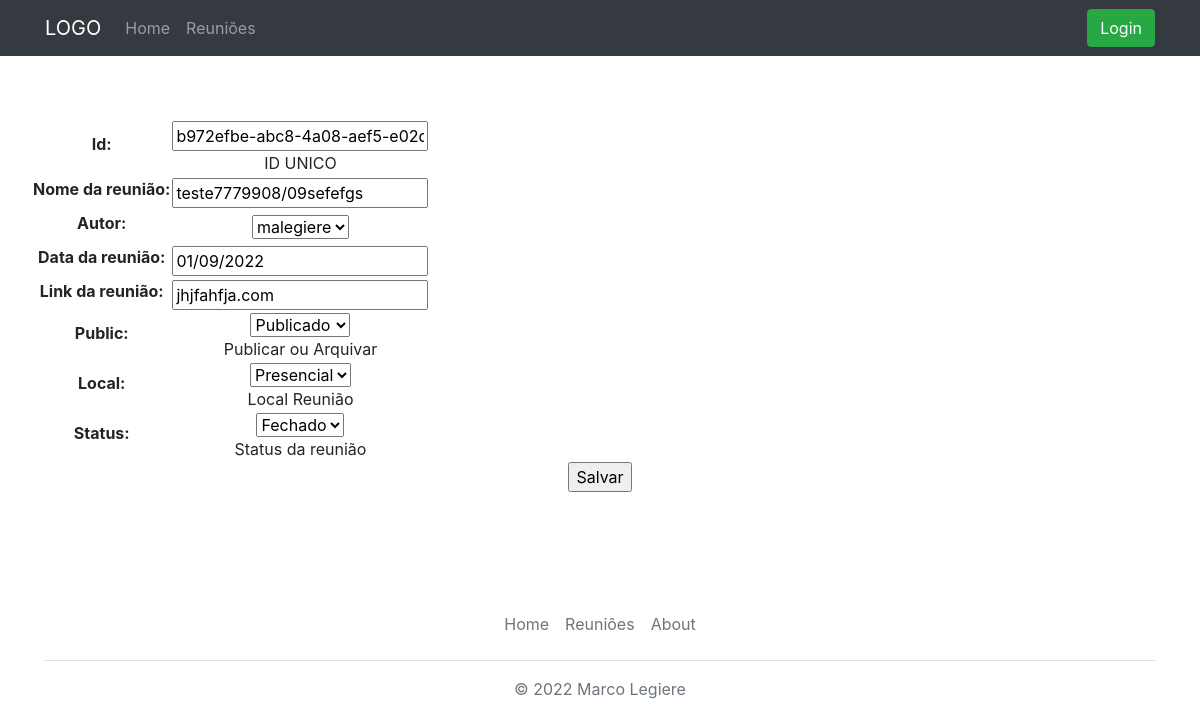
/mymeetings/b972efbeabc84a08aef5e02d861e6dc3/update/, run on an earlier commit of the app's database.
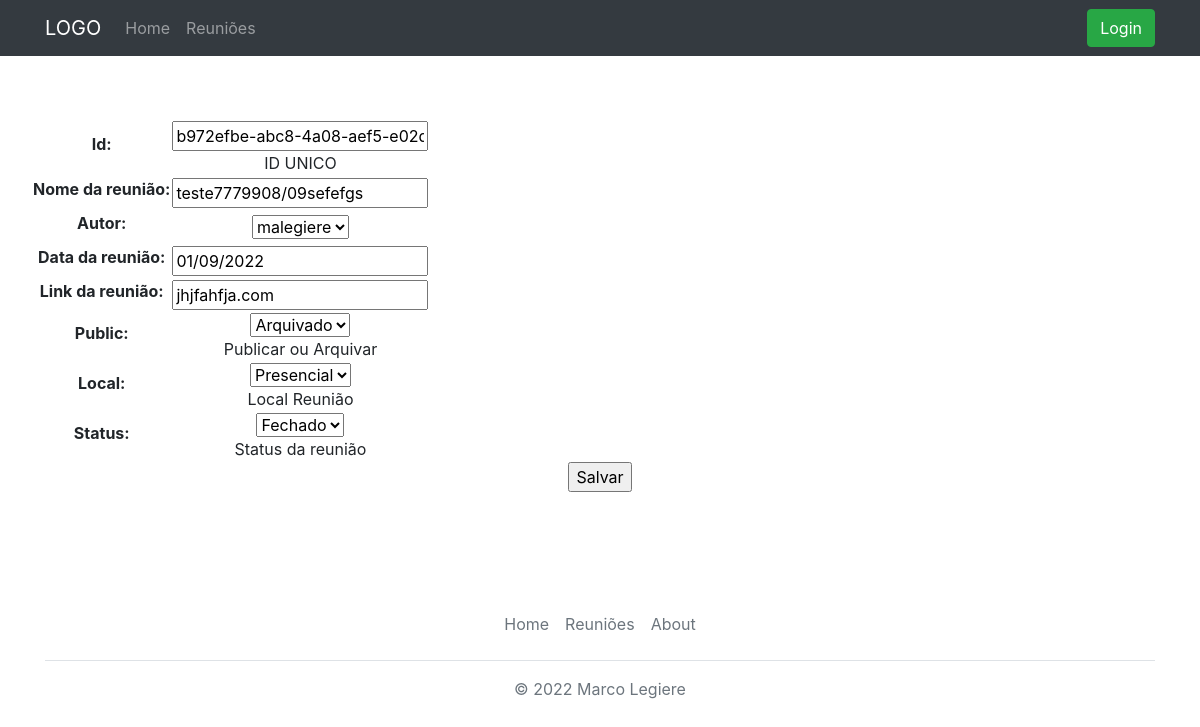
And on a later commit of the database.
### polls/models.py (models this page shows, shortened)
class Meeting(models.Model):
    id = models.UUIDField(primary_key=True, default=uuid.uuid4, help_text='ID UNICO')
    name_meeting = models.CharField(max_length=120, verbose_name='Nome da reunião')
    author = models.ForeignKey(User, on_delete=models.SET_NULL, null=True, blank=False, verbose_name='Autor')
    date_meeting = models.DateField(verbose_name='Data da reunião')
    link = models.CharField(max_length=400, blank=True, verbose_name='Link da reunião')
    MEETING_PUBLIC = (
        ('p', 'Publicado'),
        ('a', 'Arquivado')
    )
    public = models.CharField(
        max_length=1,
        choices=MEETING_PUBLIC,
        blank=False,
        default='p',
        help_text='Publicar ou Arquivar',
    )
    MEETING_LOCAL = (
        ('p', 'Presencial'),
        ('o', 'Online')
    )
    local = models.CharField(
        max_length=1,
        choices=MEETING_LOCAL,
        blank=False,
        default='p',
        help_text='Local Reunião',
    )
    MEETING_STATUS = (
        ('p', 'Público'),
        ('f', 'Fechado')
    )
    status = models.CharField(
        max_length=1,
        choices=MEETING_STATUS,
        blank=False,
        default='f',
        help_text='Status da reunião',
    )

### polls/views.py (the view)
# urls.py: path('mymeetings/<str:pk>/update/', views.MeetingUpdate.as_view(), name='mymeeting_update'),
class MeetingUpdate(UpdateView):
    model = Meeting
    fields = '__all__' # Not recommended (potential security issue if more fields added)
    success_url = reverse_lazy('my-meetings')

### polls/templates/polls/meeting_form.html (shortened to what this page needs)
{% extends "base.html" %}
{% block content %}
  <form action="" method="post">
    <table>
    {{ form.as_table }}
    </table>
    <input type="submit" value="Salvar">
  </form>
{% endblock %}

### polls/templates/base.html (shortened to what this page needs)
<!DOCTYPE html>
  {% load static %}
<html lang="pt-br">
<head>
    <link rel="stylesheet" href="{% static 'css/bootstrap.min.css' %}">
    <link rel="stylesheet" href="{% static 'fa/css/all.min.css' %}">
</head>
<body>
    {% block navbar %}
    <nav class="navbar navbar-expand-lg navbar-dark bg-dark">
        <div class="container">
            <a class="navbar-brand" href="{% url 'index' %}">LOGO</a>
            <div class="collapse navbar-collapse" id="navbarSupportedContent">
                <ul class="navbar-nav mr-auto">
                    <li class="nav-item">
                        <a class="nav-link" aria-pressed="true" href="{% url 'index' %}">Home<span class="sr-only">(current)</span></a>
                    </li>
                    <li class="nav-item">
                        <a class="nav-link" aria-pressed="true" href="{% url 'meeting' %}">Reuniões<span class="sr-only">(current)</span></a>
                    </li>
                </ul>
                    <ul class="nav justify-content-end navbar-nav">
                       {% if user.is_authenticated %}
                        <li class="nav-item">
                            <a class="nav-link" aria-pressed="true" href="{% url 'my-meetings' %}">Minhas Reuniões<span class="sr-only">(current)</span></a>
                        </li>
                        <li class="nav-item">
                            <a class="nav-link " aria-pressed="true" href="{% url 'logout'%}?next={{request.path}}">Logout<span class="sr-only">(current)</span></a>
                        </li>
                        <li class="nav-item active">
                            <a type="button"class="nav-link">Usuário: {{ user.get_username }}</a>
                        </li>
                        <li class="nav nav-pills">
                            <a type="button"class="nav-link active" href="{% url 'mymeeting_create' %}">Criar Reunião</a>
                        </li>
                       {% else %}
                            <a type="button" class="btn btn-success" href="{% url 'login'%}?next={{request.path}}">Login<span class="sr-only">(current)</span></a>
                       {% endif %}
                    </ul>
                {% endblock %}
            </div>
        </div>
    </nav>
    <section class="jumbotron text-center">{% block content %}{% endblock %}</section>
</body>
<div class="container ">
  <footer class="py-3 my-4">
    <ul class="nav justify-content-center border-bottom pb-3 mb-3">
      <li class="nav-item"><a href="{% url 'index' %}" class="nav-link px-2 text-muted">Home</a></li>
      <li class="nav-item"><a href="{% url 'meeting' %}" class="nav-link px-2 text-muted">Reuniões</a></li>
      <li class="nav-item"><a href="https://www.linkedin.com/in/marco-legiere-61913490/" class="nav-link px-2 text-muted">About</a></li>
    </ul>
    <p class="text-center text-muted">&copy; 2022 Marco Legiere</p>
  </footer>
</div>
</html>

What changed in the data, as far as the page shows it:
changed Meeting "teste7779908/09sefefgs": public "Publicado" → "Arquivado"
